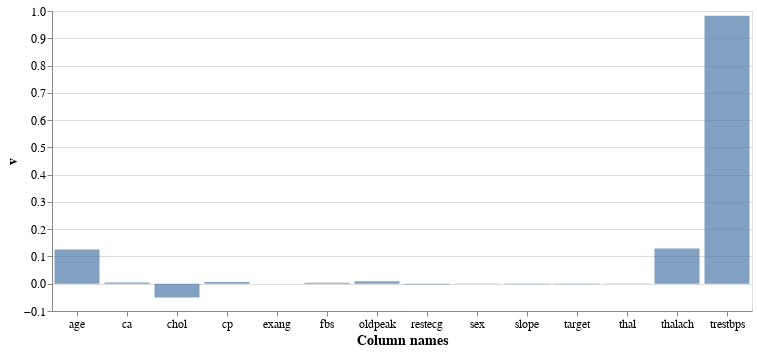

Notebook source saved alongside this figure:
### Code cell
# contribution of each feature for PC3
plot_pc(list(kaggle_df.columns), vt, 2)

### Figure 1 — Vega-Lite specification as saved in the notebook (floating-point values rounded to 4 significant figures)
{"config": {"view": {"continuousWidth": 400, "continuousHeight": 300}, "axis": {"labelFontSize": 12, "titleFontSize": 14}, "axisX": {"labelAngle": 0}}, "data": {"name": "data-ea1b92a3d0288674d752147319b275c9"}, "mark": "bar", "encoding": {"opacity": {"value": 0.7}, "x": {"type": "nominal", "field": "Column names"}, "y": {"type": "quantitative", "field": "v"}}, "width": 700, "$schema": "https://vega.github.io/schema/vega-lite/v4.8.1.json", "datasets": {"data-ea1b92a3d0288674d752147319b275c9": [{"v": 0.1255, "Column names": "age"}, {"v": -0.001065, "Column names": "sex"}, {"v": 0.006163, "Column names": "cp"}, {"v": 0.9823, "Column names": "trestbps"}, {"v": -0.05087, "Column names": "chol"}, {"v": 0.003665, "Column names": "fbs"}, {"v": -0.00271, "Column names": "restecg"}, {"v": 0.129, "Column names": "thalach"}, {"v": -2.843e-05, "Column names": "exang"}, {"v": 0.009215, "Column names": "oldpeak"}, {"v": -0.002302, "Column names": "slope"}, {"v": 0.004198, "Column names": "ca"}, {"v": 0.001218, "Column names": "thal"}, {"v": -0.002107, "Column names": "target"}]}}
